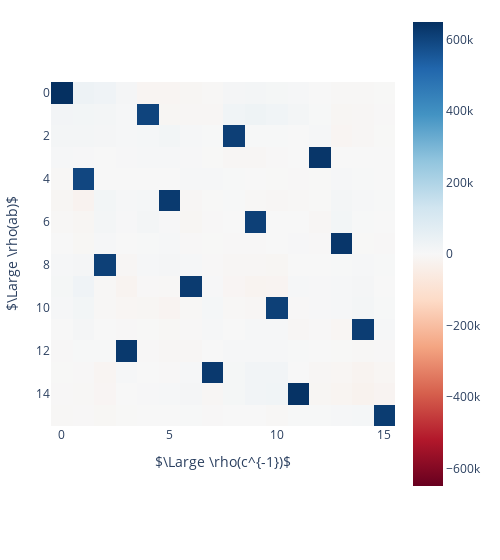

Notebook source saved alongside this figure:
### Code cell
# evidence: 
rep_name = 'standard'
W_U = model.W_U
rep = group.irreps[rep_name].rep.reshape(group.order, -1)
#rep = rep / rep.norm(dim=0, keepdim=True)
W_U_rep = hidden_to_reps_proj[rep_name] @ W_U @ rep [group.inverses]
fig = px.imshow(to_numpy(W_U_rep), color_continuous_scale='RdBu', color_continuous_midpoint=0.0, labels={'x':'$\Large \\rho(c^{-1})$', 'y':'$\Large \\rho(ab)$'})
fig.update_layout(
            margin = dict(l=50, r=80, t=20, b=80, pad=0),
            width = 500,
        )
        # make the colorbar length 1
fig.update_layout(coloraxis_colorbar=dict(
    lenmode="fraction",
    len=1.07,
))
fig.show()

real_linear_map = (W_U_rep > 1e5).float()
real_linear_map_norm = real_linear_map.flatten() / real_linear_map.flatten().norm()
W_U_rep_norm = W_U_rep.flatten() / W_U_rep.flatten().norm()
sim = F.mse_loss(real_linear_map_norm, W_U_rep_norm)
#sim = F.cosine_similarity(W_U_rep.flatten(), real_linear_map.flatten(), dim=0)
print(f'MSE loss between unembedding matrix and real linear map: {sim}')

### Figure 1 — Plotly figure (JSON) as saved in the notebook; plotly's stock layout.template omitted (floating-point values rounded to 4 significant figures; data arrays with more than 128 entries replaced by an {"elided": "..."} marker saying what was removed)
{"data": [{"coloraxis": "coloraxis", "hovertemplate": "$\\Large \\rho(c^{-1})$: %{x}<br>$\\Large \\rho(ab)$: %{y}<br>color: %{z}<extra></extra>", "name": "0", "type": "heatmap", "xaxis": "x", "yaxis": "y", "z": {"elided": "16x16 float values"}}], "layout": {"coloraxis": {"cmid": 0, "colorbar": {"len": 1.07, "lenmode": "fraction"}, "colorscale": [[0, "rgb(103,0,31)"], [0.1, "rgb(178,24,43)"], [0.2, "rgb(214,96,77)"], [0.3, "rgb(244,165,130)"], [0.4, "rgb(253,219,199)"], [0.5, "rgb(247,247,247)"], [0.6, "rgb(209,229,240)"], [0.7, "rgb(146,197,222)"], [0.8, "rgb(67,147,195)"], [0.9, "rgb(33,102,172)"], [1, "rgb(5,48,97)"]]}, "margin": {"b": 80, "l": 50, "pad": 0, "r": 80, "t": 20}, "width": 500, "xaxis": {"anchor": "y", "constrain": "domain", "domain": [0, 1], "scaleanchor": "y", "title": {"text": "$\\Large \\rho(c^{-1})$"}}, "yaxis": {"anchor": "x", "autorange": "reversed", "constrain": "domain", "domain": [0, 1], "title": {"text": "$\\Large \\rho(ab)$"}}}}
